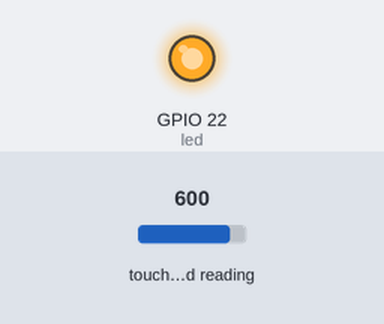
Simulated run of this program. Board: ESP32 board running MicroPython. On the bench: output pins drawn as LEDs (lit = HIGH). The inputs (shaded band) are chosen by the test bench; at power-on: touch-pad reading 600.

Above: at 1.2 s.
1.3 s: touch-pad reading set to 108
2.8 s: touch-pad reading set to 88
At 3.2 s:
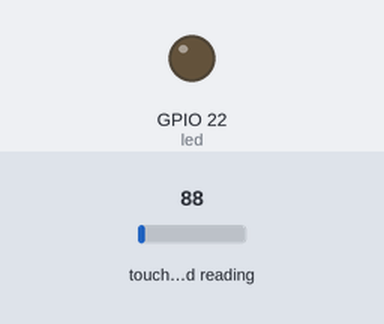
4.3 s: touch-pad reading set to 212
At 5.5 s:
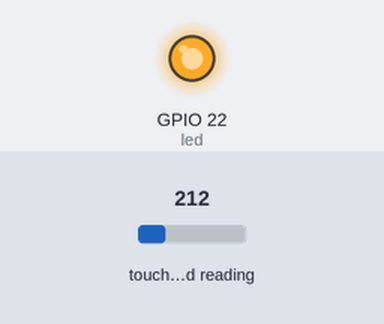
5.8 s: touch-pad reading set to 63
At 6.7 s:
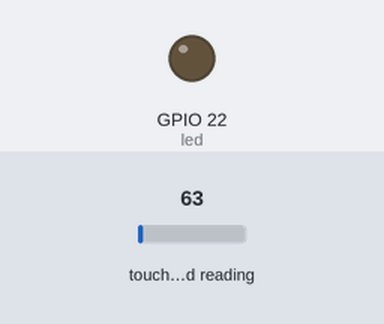
Timing chart, 0 to 8.3 s (numbered marks = the images above; inputs shaded):
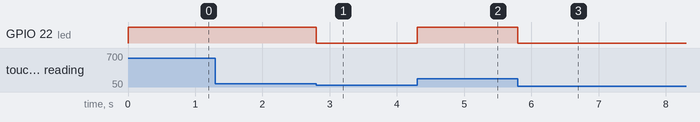

Measured:
- the behaviour switches between 100 and 99 on touch-pad reading (found by bisection; images 0 and 1)
- after the input at 1.3 s, every drawn part: stays the same
- after the input at 2.8 s, GPIO 22 (led): HIGH → LOW at once
- after the input at 4.3 s, GPIO 22 (led): LOW → HIGH at once
- after the input at 5.8 s, GPIO 22 (led): HIGH → LOW at once

The program:

12_10_touch_switch.py
```python
from machine import TouchPad, Pin, Signal
from time import sleep

touch_pad = TouchPad(Pin(32))
led = Signal(22, Pin.OUT, invert=True)

touch_thresold = 100

while True:
    if touch_pad.read() < touch_thresold:
        led.on()
    else:
        led.off()
```
